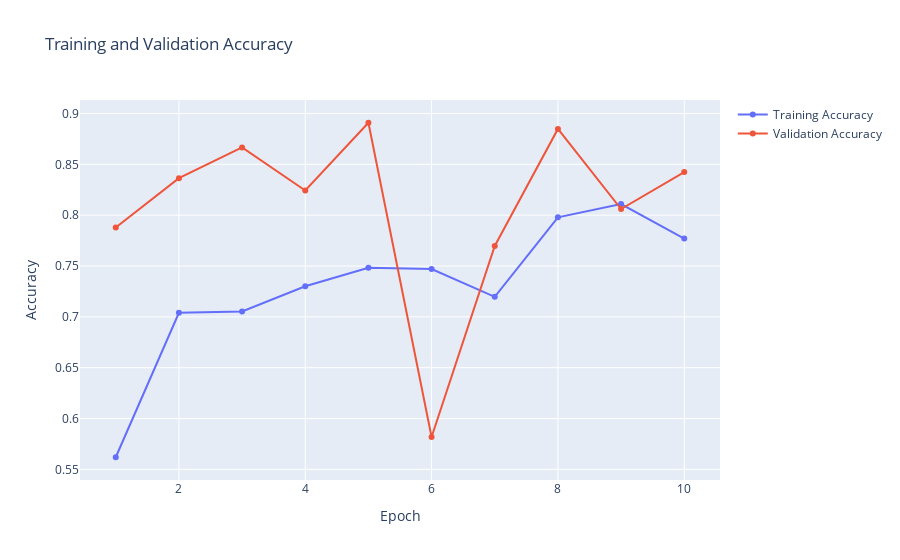
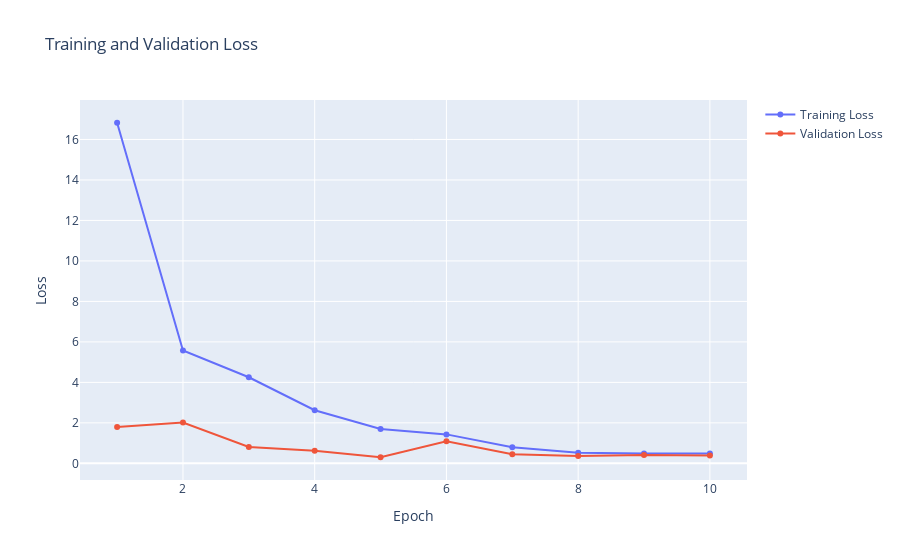

Here is the notebook cell these charts were saved with, in order:
### Code cell
history_plot(epochs, history)

### Figure 1 — Plotly figure (JSON) as saved in the notebook; plotly's stock layout.template omitted (floating-point values rounded to 4 significant figures)
{"data": [{"name": "Training Accuracy", "x": [1, 2, 3, 4, 5, 6, 7, 8, 9, 10, 11, 12, 13, 14, 15, 16, 17, 18, 19, 20, 21, 22, 23, 24, 25, 26, 27, 28, 29, 30, 31, 32, 33, 34, 35, 36, 37, 38, 39, 40, 41, 42, 43, 44, 45, 46, 47, 48, 49, 50], "y": [0.5619, 0.704, 0.7053, 0.7301, 0.7484, 0.7471, 0.7197, 0.7979, 0.811, 0.7771], "type": "scatter"}, {"name": "Validation Accuracy", "x": [1, 2, 3, 4, 5, 6, 7, 8, 9, 10, 11, 12, 13, 14, 15, 16, 17, 18, 19, 20, 21, 22, 23, 24, 25, 26, 27, 28, 29, 30, 31, 32, 33, 34, 35, 36, 37, 38, 39, 40, 41, 42, 43, 44, 45, 46, 47, 48, 49, 50], "y": [0.7879, 0.8364, 0.8667, 0.8242, 0.8909, 0.5818, 0.7697, 0.8848, 0.8061, 0.8424], "type": "scatter"}], "layout": {"xaxis": {"anchor": "y", "domain": [0, 1], "title": {"text": "Epoch"}, "type": "linear", "range": [0.4021, 10.6], "autorange": true}, "yaxis": {"anchor": "x", "domain": [0, 1], "title": {"text": "Accuracy"}, "type": "linear", "range": [0.5378, 0.915], "autorange": true}, "title": {"text": "Training and Validation Accuracy"}, "autosize": true}}

### Figure 2 — Plotly figure (JSON) as saved in the notebook; plotly's stock layout.template omitted (floating-point values rounded to 4 significant figures)
{"data": [{"name": "Training Loss", "x": [1, 2, 3, 4, 5, 6, 7, 8, 9, 10, 11, 12, 13, 14, 15, 16, 17, 18, 19, 20, 21, 22, 23, 24, 25, 26, 27, 28, 29, 30, 31, 32, 33, 34, 35, 36, 37, 38, 39, 40, 41, 42, 43, 44, 45, 46, 47, 48, 49, 50], "y": [16.83, 5.575, 4.254, 2.623, 1.7, 1.431, 0.794, 0.5185, 0.4915, 0.4907], "type": "scatter"}, {"name": "Validation Loss", "x": [1, 2, 3, 4, 5, 6, 7, 8, 9, 10, 11, 12, 13, 14, 15, 16, 17, 18, 19, 20, 21, 22, 23, 24, 25, 26, 27, 28, 29, 30, 31, 32, 33, 34, 35, 36, 37, 38, 39, 40, 41, 42, 43, 44, 45, 46, 47, 48, 49, 50], "y": [1.795, 2.018, 0.812, 0.6222, 0.3016, 1.096, 0.4488, 0.3586, 0.4166, 0.3838], "type": "scatter"}], "layout": {"xaxis": {"anchor": "y", "domain": [0, 1], "title": {"text": "Epoch"}, "type": "linear", "range": [0.408, 10.59], "autorange": true}, "yaxis": {"anchor": "x", "domain": [0, 1], "title": {"text": "Loss"}, "type": "linear", "range": [-0.9088, 18.04], "autorange": true}, "title": {"text": "Training and Validation Loss"}, "autosize": true}}
